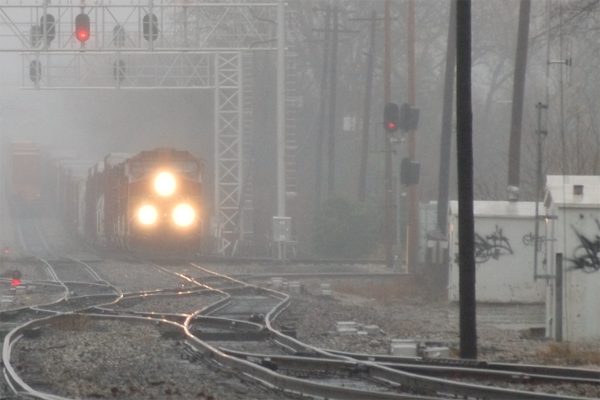
#> input picture image_work2/7.jpg, 600 x 400 px, found by its file name
$ python test6.py
#> lines starting #> are read from the running program, lines starting #| are printed output that depends on the picture; long printed decimals are rounded
import cv2
import numpy as np
import matplotlib.pyplot as plt
import math


def plt_imshow(m):
    # m = cv2.cvtColor(m, cv2.COLOR_BGR2RGB)
    plt.imshow(m)
    plt.axis("off")
    plt.show()

def maxPixel(m):
    m = np.array(m)
    a = np.max(m)
    return a

# 暗通道
def darkChannel(m, rows, cols, channels):
    dc = m
    for i in range(rows):
        for j in range(cols):
            minDt = min(m[i][j][0], m[i][j][1], m[i][j][2])
            for k in range(channels):
                dc[i][j][k] = minDt
    return dc

# 最小值滤波
def minFilter(m, winSize):
    mf = cv2.erode(m, np.ones((winSize, winSize))) # 腐蚀
    return mf

# 导向滤波
def guideFilter(I, p, winSize, eps):
    r = winSize
    m_I = cv2.boxFilter(I, -1, (r, r))# I的均值平滑
    m_p = cv2.boxFilter(p, -1, (r, r))# p的均值平滑
    m_II = cv2.boxFilter(I * I, -1, (r, r))# I*I的均值平滑
    m_Ip = cv2.boxFilter(I * p, -1, (r, r))# I*p的均值平滑

    var_I = m_II - m_I * m_I# 方差
    cov_Ip = m_Ip - m_I * m_p# 协方差

    a = cov_Ip / (var_I + eps)# 相关因子a
    b = m_p - a * m_I# 相关因子b

    m_a = cv2.boxFilter(a, -1, (r, r))# 对a进行均值平滑
    m_b = cv2.boxFilter(b, -1, (r, r))# 对b进行均值平滑

    q = m_a * I + m_b
    return q

t0 = 0.1
winRatio = 0.01
minAtomsLight = 240

file = open(r"image_work2/1.txt", "a", encoding='utf-8')
img_name = "image_work2/7.jpg"
img = cv2.imread(img_name) # 读取图片
#> img is the input picture: shape (400, 600, 3); mean B, G, R 128.9, 131.4, 134.1
cv2.imshow("original", img)
img = cv2.cvtColor(img, cv2.COLOR_BGR2RGB) # 转化通道


file.write(str(np.array(img)))
file.write("\n")

img_arr = np.array(img)

rows, cols, channels = img.shape # 行，列，通道数
#> rows = 400; cols = 600; channels = 3
winSize = math.ceil(max(3, rows * winRatio, cols * winRatio)) # 滤波窗口尺寸
#> winSize = 6

img_dc = darkChannel(img, rows, cols, channels)
#> after the loop in darkChannel, `for i in range(rows):`:
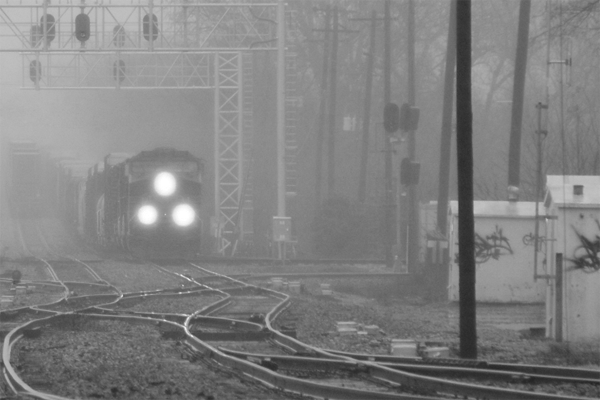
#> dc: shape (400, 600, 3); min 36, max 255, mean 128.5
img_dc = np.minimum(img, 2)
#> img_dc: shape (400, 600, 3); every value is 2
# plt_imshow(img_dc)
img_mf = minFilter(img_dc, winSize)
# plt_imshow(img_mf)
img_gf = guideFilter(img_dc / 255.0, img_mf / 255.0, winSize * 4, eps=0.001)
#> in guideFilter, `m_I = cv2.boxFilter(I, -1, (r, r))# I的均值平滑`: m_I: shape (400, 600, 3) float64; every value is 0.00784
#> in guideFilter, `m_I = cv2.boxFilter(I, -1, (r, r))# I的均值平滑`: I: shape (400, 600, 3) float64; every value is 0.00784
#> in guideFilter, `m_II = cv2.boxFilter(I * I, -1, (r, r))# I*I的均值平滑`: m_II: shape (400, 600, 3) float64; every value is 6.15e-05
#> in guideFilter, `var_I = m_II - m_I * m_I# 方差`: var_I: shape (400, 600, 3) float64; every value is -9.49e-20
#> in guideFilter, `a = cov_Ip / (var_I + eps)# 相关因子a`: a: shape (400, 600, 3) float64; every value is -9.49e-17
plt_imshow(img_gf)

'''归一化'''
t = np.array(img_gf)
t = sum(sum(t)/(rows * cols))
#> t = [0.00784, 0.00784, 0.00784]
t = sum(t) / 3
#> t = 0.00784


file.write(str(t))
file.write("\n")
file.close()

print(t)
#| 0.007843
d = np.array(img_mf)
A = min(minAtomsLight, maxPixel(d))
#> in maxPixel, `a = np.max(m)`: a = 2
#> A = 2
print(A)
#| 2

J = np.empty([rows, cols, channels], dtype=int)
for i in range(3):
    # J[:, :, i] = (img_arr[:, :, i] + (t[:, :, i] - 1) * A) / t[:, :, i]
    # J[:, :, i] = (img_arr[:, :, i] - t[:, :, i]) / (1 - t[:, :, i] / A)
    J[:, :, i] = (img_arr[:, :, i] + (t - 1) * A) / t
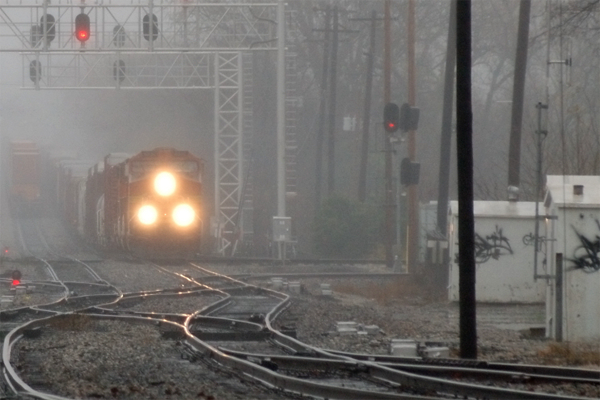
#> J: shape (400, 600, 3) int64; mean R, G, B 16844.5, 16497.7, 16186.9; drawn with min black and max white


# J = cv2.cvtColor(J, cv2.COLOR_RGB2BGR) # 转化通道
plt_imshow(J)

$ run again, with image_work2/3.jpg copied over image_work2/7.jpg
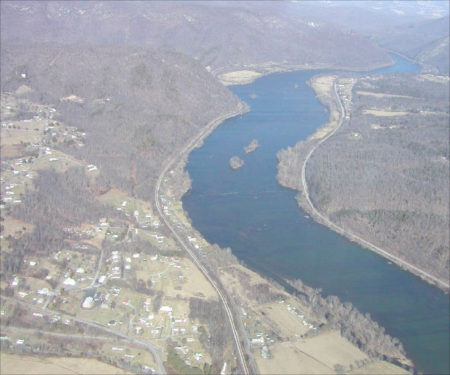
#> input picture image_work2/3.jpg, 450 x 375 px, found by its file name
#> img is the input picture: shape (375, 450, 3); mean B, G, R 171.8, 164.5, 160.2
#> after the loop in darkChannel, `for i in range(rows):`:
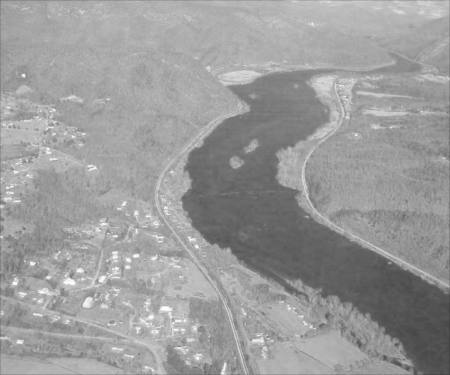
#> dc: shape (375, 450, 3); min 63, max 253, mean 155.5
#> img_dc: shape (375, 450, 3); every value is 2
#> m_I: shape (375, 450, 3) float64; every value is 0.00784
#> I: shape (375, 450, 3) float64; every value is 0.00784
#> m_II: shape (375, 450, 3) float64; every value is 6.15e-05
#> var_I: shape (375, 450, 3) float64; every value is 8.13e-20
#> `t = sum(sum(t)/(rows * cols))`: t = [0.00784, 0.00784, 0.00784]
#> `t = sum(t) / 3`: t = 0.00784
#| 0.007843
#> in maxPixel, `a = np.max(m)`: a = 2
#| 2
#> after the loop `for i in range(3):`:
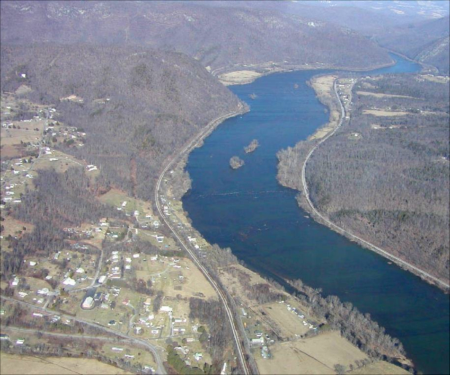
#> J: shape (375, 450, 3) int64; mean R, G, B 20171.3, 20717.7, 21648.8; drawn with min black and max white
